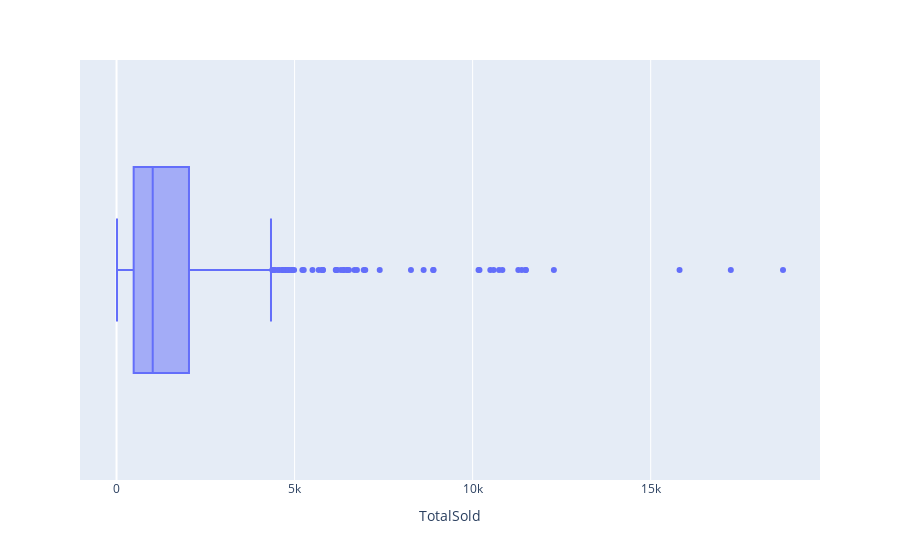

This figure's notebook cell:
### Code cell
#check TotalSoal distribution 
fig = px.box(total_sold, x="TotalSold")
fig.show()

### Figure 1 — Plotly figure (JSON) as saved in the notebook; plotly's stock layout.template omitted (floating-point values rounded to 4 significant figures; data arrays with more than 128 entries replaced by an {"elided": "..."} marker saying what was removed)
{"data": [{"alignmentgroup": "True", "hovertemplate": "TotalSold=%{x}<extra></extra>", "legendgroup": "", "marker": {"color": "#636efa"}, "name": "", "notched": false, "offsetgroup": "", "orientation": "h", "showlegend": false, "type": "box", "x": {"elided": "823 float values"}, "x0": " ", "xaxis": "x", "y0": " ", "yaxis": "y"}], "layout": {"boxmode": "group", "legend": {"tracegroupgap": 0}, "margin": {"t": 60}, "xaxis": {"anchor": "y", "domain": [0, 1], "title": {"text": "TotalSold"}}, "yaxis": {"anchor": "x", "domain": [0, 1]}}}
